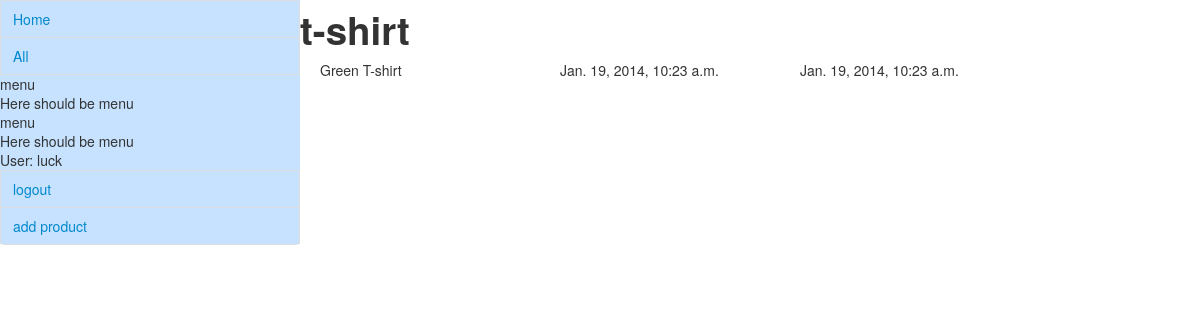
Screenshot of /goods/products/1/ (signed in) with the database file from the repository.
### users/models.py (models this page shows, shortened)
class User(AbstractBaseUser, PermissionsMixin):
    user_name = models.CharField(max_length=30, unique=True)
    USERNAME_FIELD = 'user_name'
    objects = MyUserManager()
    is_active = models.BooleanField(default=True)
    is_admin = models.BooleanField(default=False)

### goods/models.py (models this page shows, shortened)
class Product(models.Model):
    article = models.CharField(max_length=10)
    name = models.CharField(max_length = 50)
    description = models.CharField(max_length=400)
    producer = models.ForeignKey(Producer)
    pub_date = models.DateTimeField('date created', auto_now_add=True)
    edit_date = models.DateTimeField('date edited', auto_now=True)

### goods/views.py (the view)
# urls.py: url(r'^products/(?P<product_id>\d+)/$', views.description, name='description'),
def description(request, product_id):
    product = get_object_or_404(Product, pk=product_id)
    return render(request, 'goods/description.html', {'product': product})

### goods/templates/goods/description.html
{% extends "catalog/base.html" %}
{% block sidebar %} {{ block.super }} {% endblock %}
{% block content %}
<div class="container">
    <h1> {{ product.name }} </h1>
    <article class="row">
        <p class="span3"> {{ product.description}}</p>
        <p class="span3">{{ product.edit_date}} </p>
        <p class="span3">{{ product.pub_date}} </p>
    </article>
</div>
{% endblock %}

### catalog/templates/catalog/base.html (shortened to what this page needs)
<!DOCTYPE html>
<html>
<head>
    {% load staticfiles %}
       <link rel="stylesheet" type="text/css" href="{% static 'goods/bootstrap.css' %}" />
</head>
<body>
{% block sidebar %}
    <div>
    <ul class="nav nav-tabs nav-stacked span4" style="background-color:#C6E2FF">
        <li><a href="{% url 'index' %}">Home</a></li>
        <li><a href="{% url 'all_goods_list' %}">All</a></li>
        <li>menu</li>
        <li>Here should be menu</li>
        <li>menu</li>
        <li>Here should be menu</li>
        <li>
            {% if request.user.is_authenticated %}
                User: {{ request.user.user_name}}
                <a href="{% url 'logout' %}">logout</a>
                {% if request.user.producer %}
                    <li><a href="{% url 'add_product' request.user.producer.id %}">add product</a></li>
                {% endif %}
            {% else %}
            <a href="{% url 'login' %}">login</a>
            {% endif %}
        </li>
    </ul>
    </div>
{% endblock %}
{% block content %}{% endblock %}
</body>
</html>

### rows the page displays
User: user.user_name "luck"
Product: name "t-shirt", description "Green T-shirt", edit_date "Jan. 19, 2014, 10:23 a.m.", pub_date "Jan. 19, 2014, 10:23 a.m."
